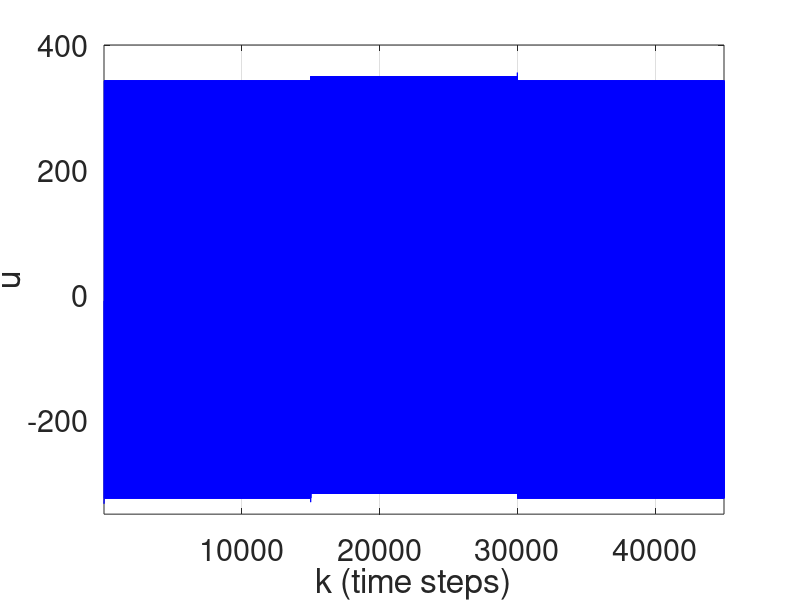
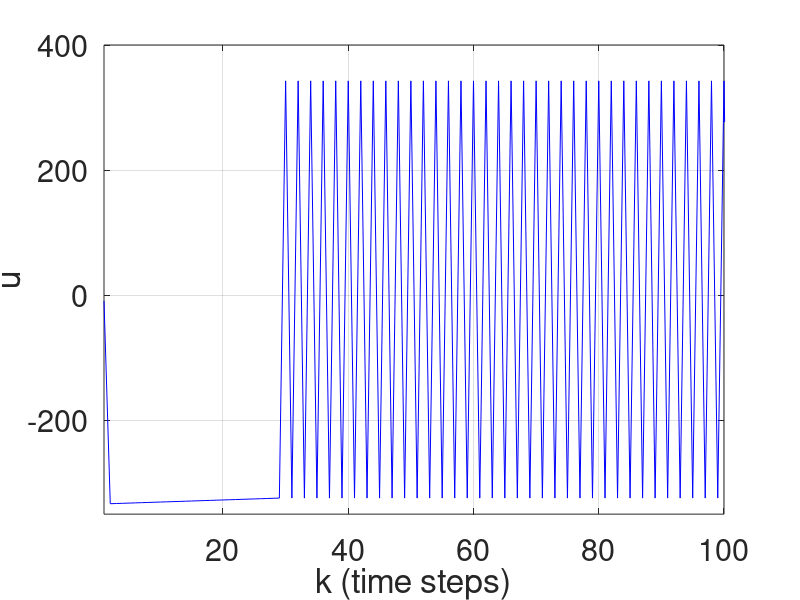

These figures' MATLAB source, in order: (Note: this script raises an error after producing the figures.)
x(1)=0.;
t(1)=0;
y(1)=0.;
n=45000;
tmax=45;
dt=tmax/n;
Q=10;
R=0.01;
m(1)=1;
alpha=1;
betta=100;
lambda=0.3;
gamma=20;
B=1;
Da=0.072;
r1(1)=0.;
r2(1)=0.;
e1(1)=x(1)-r1(1);
e2(1)=y(1)-r2(1);
u(1)=0;

for i=1:n-1,   

m(i+1)=m(i)+1;
    
g1(i)=0;
g2(i)=lambda;

f1(i)=x(i)+dt*(-alpha*x(i)+Da*(1-x(i))*exp(y(i)/(1+y(i)/gamma)));    
f2(i)=y(i)+dt*(-alpha*y(i)+B*Da*(1-x(i))*exp(y(i)/(1+y(i)/gamma)));

t(i+1)=t(i)+dt;

   if 0<=t(i+1) & t(i+1)<=15
    r1(i+1)=0.4472;
    elseif 15<t(i+1) & t(i+1)<30
    r1(i+1)=0.7646;
    elseif 30<=t(i+1) & t(i+1)<tmax 
    r1(i+1)=0.4472;
    end

   if 0<=t(i+1) & t(i+1)<=15
    r2(i+1)=2.752;
    elseif 15<t(i+1) & t(i+1)<30
    r2(i+1)=4.7052;
    elseif 30<=t(i+1) & t(i+1)<tmax 
    r2(i+1)=2.752;
   end
    
if (y(i)-r2(i))>0 
S(i)=1;
elseif (y(i)-r2(i))<0
S(i)=-1;
else 
S(i)=0;  
end 

u(i)=-1/g2(i)*(-betta*S(i)+r2(i+1)-r2(i)-f2(i));
   
x(i+1)=f1(i);    
y(i+1)=y(i)+dt*(-betta*S(i)+r2(i+1)-r2(i)); 

e1(i+1)=x(i+1)-r1(i+1);
e2(i+1)=y(i+1)-r2(i+1);
  
end

if (y(n)-r2(n))>0 
S(n)=1;
elseif (y(n)-r2(n))<0
S(n)=-1;
else 
S(n)=0;  
end 

%g2(n)=lambda;
%u(n)=-1/g2(n)*(-betta*S(n)+r2(n+1)-r2(n)-f2(n));

for j=1:n-1,      
    tt(j)=t(j);    
end

figure(1)
plot(1:length(u),u,'b-')
ylabel('u')
xlabel('k (time steps)')
axis([1 n-1 -350 400])
grid
set(gca,'FontSize',22)

figure(2)
plot(1:length(u),u,'b-')
ylabel('u')
xlabel('k (time steps)')
axis([1 100 -350 400])
grid
set(gca,'FontSize',22)

exportgraphics(figure(1), '/Users/Apple/work/tracking-control-network/research-vault/Research Journal/Paper/figures/images/matlab_fig2b.png', 'Resolution', 300);
exportgraphics(figure(2), '/Users/Apple/work/tracking-control-network/research-vault/Research Journal/Paper/figures/images/matlab_fig2b_zoomed.png', 'Resolution', 300);
writematrix([tt', u'], 'cstr_control_input_reference.csv');
clear all;
